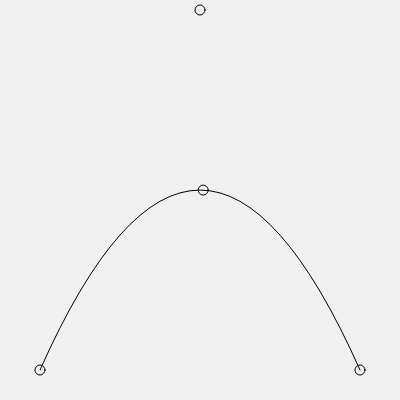
Frame 1 (no input)
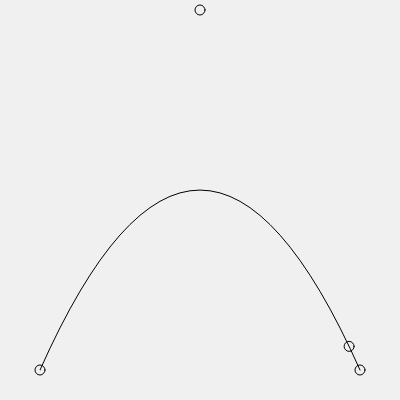
Frame 60 (no input)
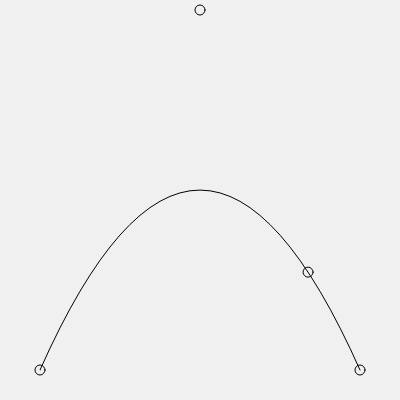
Frame 120 (the mouse pressed at the canvas centre since frame 60)

The p5.js sketch that drew these frames (run headless with seeded random() and noise() and a simulated clock; from frame 60 on, the mouse is pressed at the canvas centre):

// p5.js sketch
// ── sketch.js
let p0, p1, p2, p3;
let A, B, C;

function setup() {
  createCanvas(400, 400);
  noFill();
  
  p0 = createVector(width * 0.1, height - 30);
  p1 = createVector(width * 0.5, 10);
  p2 = createVector(width * 0.9, height - 30);
}

function draw() {
  background(240);

  let t = map(sin(frameCount / 50), -1, 1, 0, 1);

  A = p5.Vector.lerp(p0, p1, t);
  B = p5.Vector.lerp(p1, p2, t);
  C = p5.Vector.lerp(A, B, t);

  [p0, p1, p2, C].forEach((p) => ellipse(p.x, p.y, 10));
  
  beginShape();
  vertex(p0.x, p0.y); 
  quadraticVertex(p1.x, p1.y, p2.x, p2.y);
  endShape();
}

let selected;
function mousePressed() {
  selected = [p0, p1, p2].find((p) => dist(p.x, p.y, mouseX, mouseY) < 5);
}

function mouseDragged() {
  if (selected) {
    selected.x -= pmouseX - mouseX;
    selected.y -= pmouseY - mouseY;
  }
}

function mouseReleased() {
  selected = null;
}
